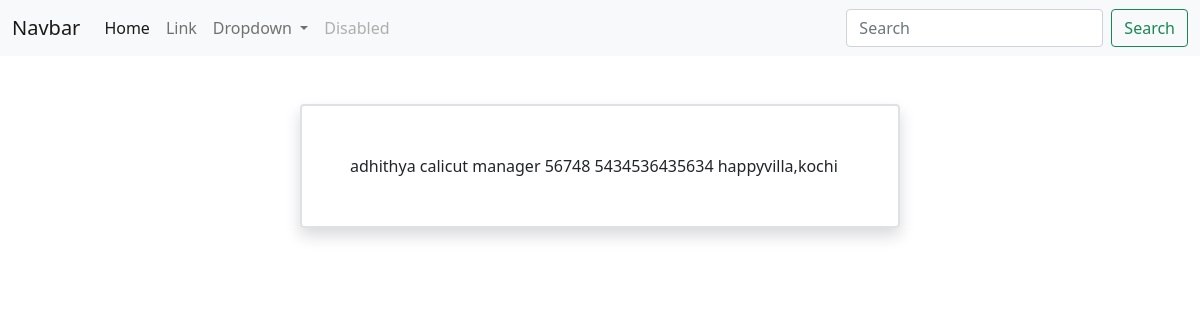
The app's page /edetail/5 with its own data.
### myapp/models.py (models this page shows)
class Emplpoyee(models.Model):
    name=models.CharField(max_length=200, null=True)
    designation=models.CharField(max_length=200 ,null=True)
    department=models.CharField(max_length=200 ,null=True)
    salary=models.PositiveIntegerField(null=True)
    contact=models.CharField(max_length=200, null=True)
    address=models.CharField(max_length=200, null=True)

### myapp/views.py (the view)
# urls.py: path('edetail/<int:pk>',views.EmplpoyeeDetailView.as_view(),name="Employee_detail"),
class EmplpoyeeDetailView(View):
    def get(self,request,*args,**kwargs):
        id=kwargs.get("pk")
        qs=Emplpoyee.objects.get(id=id)
        return render(request,"employee_detail.html",{"Employee":qs})

### myapp/templates/employee_detail.html
{%extends 'base.html'%}
{%block main_block%}
    <div class="container border border-2 p-5 w-50 mx-auto mt-5 shadow rounded"">
        {{Employee.name}}
        {{Employee.designation}}
        {{Employee.department}}
        {{Employee.salary}}
        {{Employee.contact}}
        {{Employee.address}}
    </div>
{%endblock%}

### records on screen
Emplpoyee: name "adhithya", designation "calicut", department "manager", salary "56748", contact "5434536435634", address "happyvilla,kochi"
